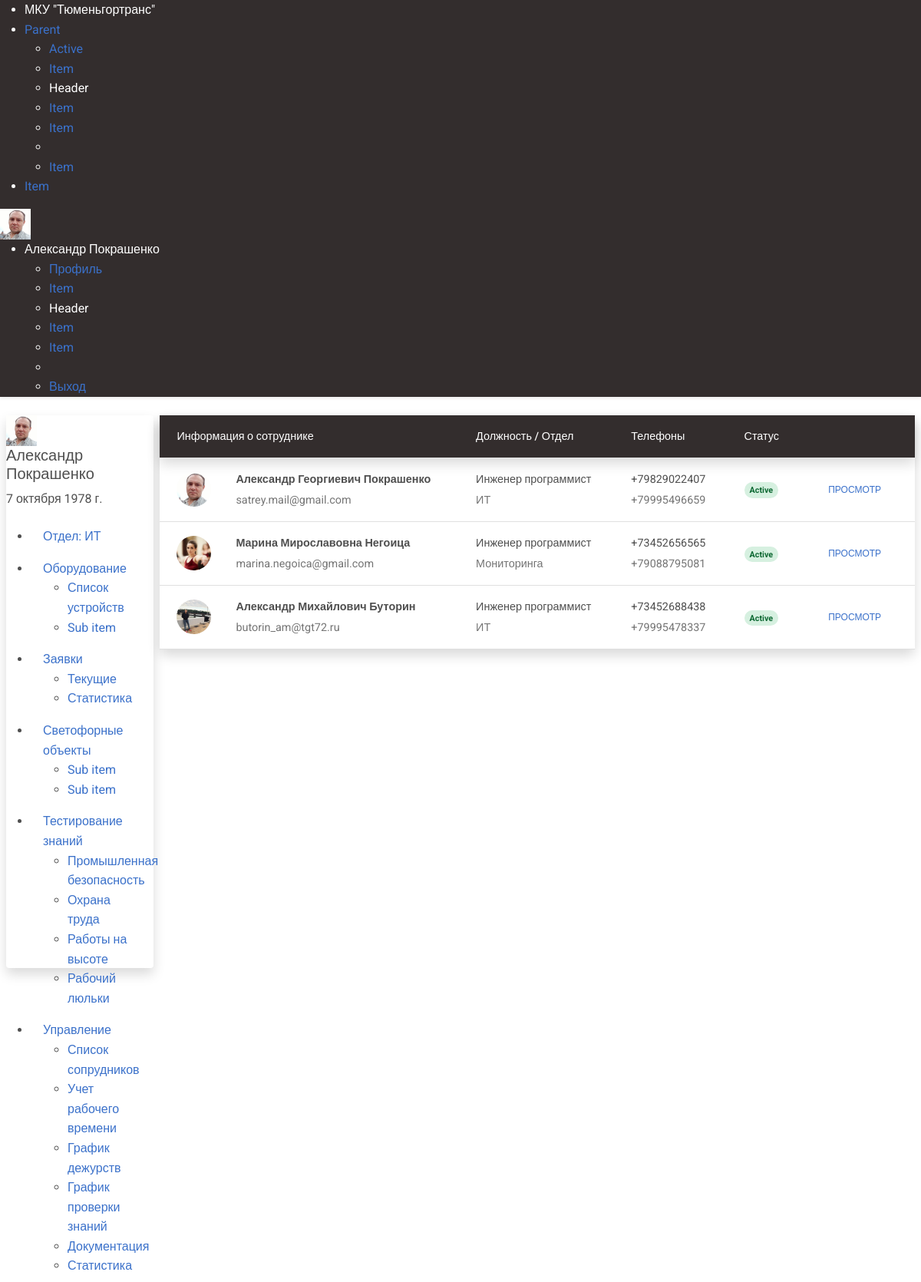
/users/user_list/ (signed in), run on the app's committed database.
### users/models.py (models this page shows, shortened)
class CustomUser(AbstractUser):
    middle_name = models.CharField('Отчество', max_length=50, blank=True, null=True)
    date_of_birth = models.DateField(blank=True, null=True, verbose_name='Дата рождения')
    age = models.IntegerField(blank=True, null=True, verbose_name='Возраст')
    phone_number_work = models.CharField('Рабочий телефон', max_length=16, blank=True, null=True)
    phone_number_mobile = models.CharField('Мобильный телефон', max_length=12, blank=True, null=True)
    department = models.ForeignKey(Department, blank=True, null=True, on_delete=models.CASCADE, verbose_name='Отдел')
    avatar = models.ImageField(upload_to='avatars/', blank=True, null=True)
    position = models.ForeignKey(Position, blank=True, null=True, on_delete=models.CASCADE, verbose_name='Должность')
    date_of_employment = models.DateField(blank=True, null=True, verbose_name='Дата трудоустройства')
    class Meta:
        verbose_name = 'Пользователь'
        verbose_name_plural = 'Пользователи'

class Department(models.Model):
    department = models.CharField('Отдел', max_length=50)
    slug = models.CharField('Слаг', max_length=70, blank=True)
    class Meta:
        verbose_name = "Отдел"
        verbose_name_plural = "Отделы"
    def __str__(self):
        return self.department

### users/views.py (the view)
# urls.py: path('user_list/', CustomUserListView.as_view(), name='user_list'),
class CustomUserListView(ListView):
    model = CustomUser
    template_name = 'users/user_list.html'
    paginate_by = 10

### templates/users/user_list.html (shortened to what this page needs)
{% extends 'users/main.html' %}
{% block content %}
<div class="card m-2 shadow">
<table class="table align-middle mb-0 bg-white">
  <thead class="bg-dark text-white shadow">
    <tr class="">
      <th>Информация о сотруднике</th>
      <th>Должность / Отдел</th>
      <th>Телефоны</th>
      <th>Статус</th>
      <th></th>
    </tr>
  </thead>
  <tbody>
  {% for user in object_list %}
    <tr class="table-row">
      <td>
        <div class="d-flex align-items-center">
          <img
              src="{{ user.avatar.url }}"
              alt=""
              style="width: 45px; height: 45px"
              class="rounded-circle me-3"
              />
          <div class="ms-3">
            <p class="fw-bold mb-1">{{ user.first_name }}  {{ user.middle_name }} {{ user.last_name }}</p>
            <p class="text-muted mb-0">{{ user.email }}</p>
          </div>
        </div>
      </td>
      <td>
        <p class="fw-normal mb-1">Инженер программист</p>
        <p class="text-muted mb-0">{{ user.department }}</p>
      </td>
      <td>
        <p class="fw-normal mb-1">{% if user.phone_number_work %}{{ user.phone_number_work }}{% endif %}</p>
        <p class="text-muted mb-0">{% if user.phone_number_mobile %}{{ user.phone_number_mobile }}{% endif %}</p>
      </td>
      <td>
        <span class="badge badge-success rounded-pill d-inline">Active</span></td>
      <td>
        <button type="button" class="btn btn-link btn-sm btn-rounded">
          <a href="{% url 'user_detail' user.pk %}">Просмотр</a>
        </button>
      </td>
    </tr>
    {% endfor %}
  </tbody>
</table>
</div>
{% endblock %}

### templates/components/navbar.html (shortened to what this page needs)
{% load static %}
<nav class="uk-navbar-container shadow-sm bg-dark text-white">
    <div class="uk-container-expand uk-padding-small uk-padding-remove-top uk-padding-remove-bottom">
        <div uk-navbar class="">
            <div class="uk-navbar-left text-white">
                <ul class="uk-navbar-nav text-white">
                    <li class="uk-active"><a class="text-white" href="https://tgt72.ru/" target="_blank">МКУ "Тюменьгортранс"</a></li>
                    <li>
                        <a href="#">Parent </a>
                        <div class="uk-navbar-dropdown">
                            <ul class="uk-nav uk-navbar-dropdown-nav">
                                <li class="uk-active"><a href="#">Active</a></li>
                                <li><a href="#">Item</a></li>
                                <li class="uk-nav-header">Header</li>
                                <li><a href="#">Item</a></li>
                                <li><a href="#">Item</a></li>
                                <li class="uk-nav-divider"></li>
                                <li><a href="#">Item</a></li>
                            </ul>
                        </div>
                    </li>
                    <li><a href="#">Item</a></li>
                </ul>
            </div>
            <div class="uk-navbar-right">
                <div class="uk-width-auto">
                    {% if user.is_authenticated %}<img class="uk-border-circle" width="40" height="40" src="{{ user.avatar.url }}" alt="Avatar">{% endif %}
                </div>
                <ul class="uk-navbar-nav">
                    {% if user.is_authenticated %}
                    <li>
                        <a class="text-white" href="#">{{ user.first_name }} {{ user.last_name }}</a>
                        <div class="uk-navbar-dropdown">
                            <ul class="uk-nav uk-navbar-dropdown-nav">
                                <li class="uk-active"><a href="#">Профиль</a></li>
                                <li><a href="#">Item</a></li>
                                <li class="uk-nav-header">Header</li>
                                <li><a href="#">Item</a></li>
                                <li><a href="#">Item</a></li>
                                <li class="uk-nav-divider"></li>
                                <li><a href="{% url 'logout_user' %}">Выход</a></li>
                            </ul>
                        </div>
                    </li>
                    {% else %}
                    <li>
                        <a uk-icon="sign-in" href="{% url 'login_user' %}">Авторизоваться</a>
                    </li>
                    {% endif %}
                </ul>
            </div>
        </div>
    </div>
</nav>

### templates/components/left_sidebar.html (shortened to what this page needs)
{% load static %}
<div class="uk-card uk-card-default m-2 me-0 left_sidebar shadow">
    <div class="uk-card-header">
        <div class="uk-grid-small uk-flex-middle" uk-grid>
            <div class="uk-width-auto ps-0">
                <img class="uk-border-circle" width="40" height="40" src="{{ user.avatar.url }}" alt="Avatar">
            </div>
            <div class="uk-width-expand">
                <h5 class="uk-card-title uk-margin-remove-bottom">{{ user.first_name }} {{ user.last_name }}</h5>
                <p class="uk-text-meta uk-margin-remove-top">
                    <time datetime="2023-04-10T12:00">
                        {{ user.date_of_birth }}
                    </time>
                </p>
            </div>
        </div>
    </div>
    <div class="">
    <ul class="uk-nav-default" uk-nav="multiple: true">
        <li class="uk-active p-3 pt-2 pb-2"><a href="#">Отдел: {{ user.department }}</a></li>
        <li class="uk-parent p-3 pt-2 pb-2">
            <a class="" href="#">Оборудование </a>
            <ul class="uk-nav-sub">
                <li><a href="{% url 'device_list' %}">Список устройств</a></li>
                <li>
                    <a href="#">Sub item</a>
                </li>
            </ul>
        </li>
        <li class="uk-parent p-3 pt-2 pb-2">
            <a href="#">Заявки </a>
            <ul class="uk-nav-sub">
                <li class=""><a href="#">Текущие</a></li>
                <li class=""><a href="#">Статистика</a></li>
            </ul>
        </li>
        <li class="uk-parent p-3 pt-2 pb-2">
            <a href="#">Светофорные объекты </a>
            <ul class="uk-nav-sub">
                <li><a href="#">Sub item</a></li>
                <li><a href="#">Sub item</a></li>
            </ul>
        </li>
        <li class="uk-parent p-3 pt-2 pb-2">
            <a href="#">Тестирование знаний </a>
            <ul class="uk-nav-sub">
                <li><a href="#">Промышленная безопасность</a></li>
                <li><a href="#">Охрана труда</a></li>
                <li><a href="#">Работы на высоте</a></li>
                <li><a href="#">Рабочий люльки</a></li>
            </ul>
        </li>
        <li class="uk-parent p-3 pt-2 pb-2">
            <a href="#">Управление </a>
            <ul class="uk-nav-sub">
                <li class=""><a href="{% url 'user_list' %}">Список сопрудников</a></li>
                <li class=""><a href="#">Учет рабочего времени</a></li>
                <li><a href="#">График дежурств</a></li>
                <li><a href="#">График проверки знаний</a></li>
                <li><a href="#">Документация</a></li>
                <li><a href="#">Статистика</a></li>
            </ul>
        </li>
    </ul>
</div>
</div>

### static/css/styles.css (style rules this page uses)
.left_sidebar { height: 90vh; position: sticky; border-radius: 4px; }

### data on the page
CustomUser: avatar (picture), first_name "Александр", last_name "Покрашенко", date_of_birth "7 октября 1978 г.", department "ИТ", middle_name "Георгиевич", email "satrey.mail@gmail.com", phone_number_work "+79829022407", phone_number_mobile "+79995496659"
CustomUser: avatar (picture), first_name "Марина", middle_name "Мирославовна", last_name "Негоица", email "marina.negoica@gmail.com", department "Мониторинга", phone_number_work "+73452656565", phone_number_mobile "+79088795081"
CustomUser: avatar (picture), first_name "Александр", middle_name "Михайлович", last_name "Буторин", email "butorin_am@tgt72.ru", department "ИТ", phone_number_work "+73452688438", phone_number_mobile "+79995478337"
